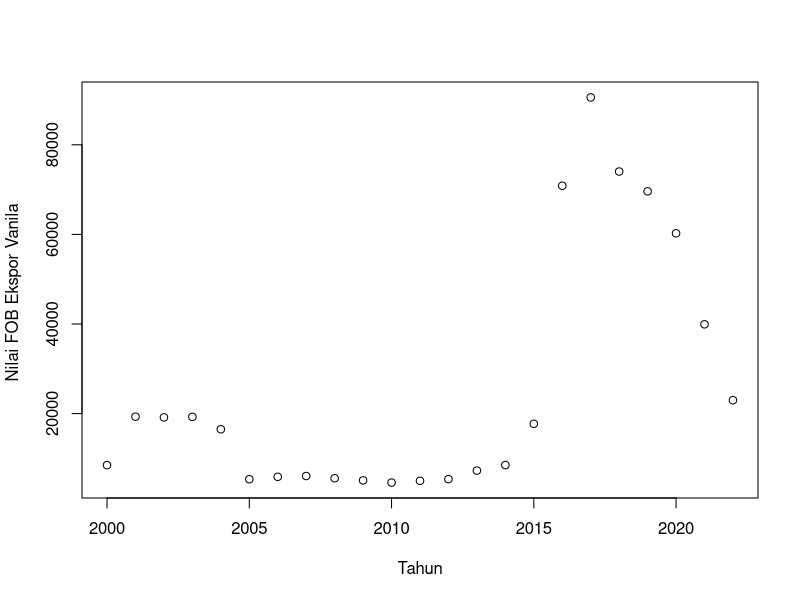
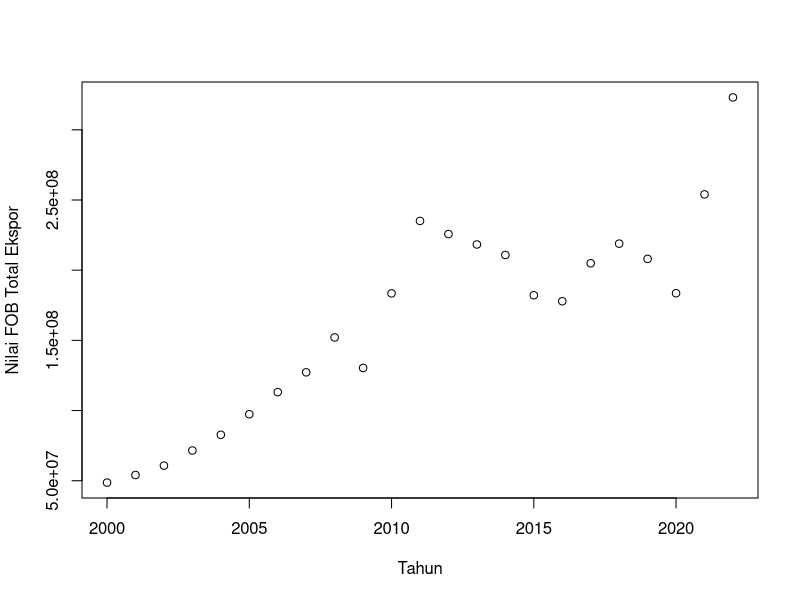
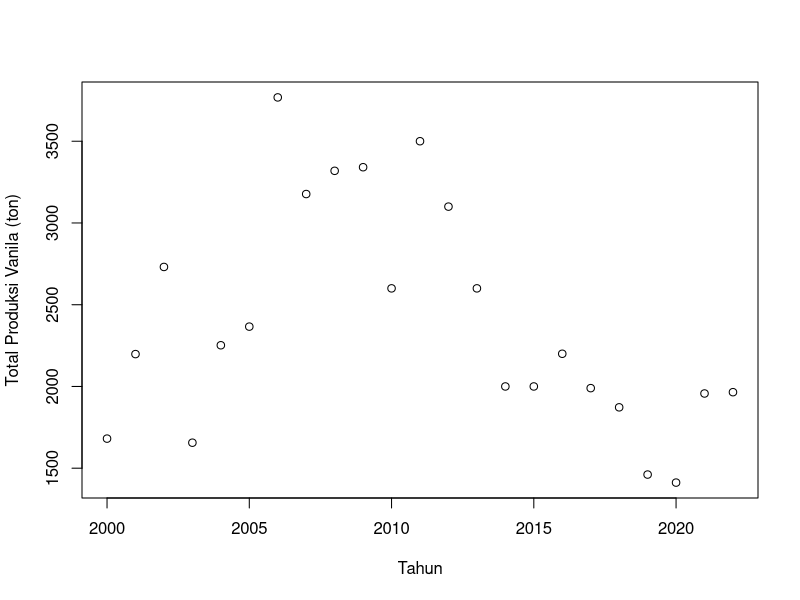
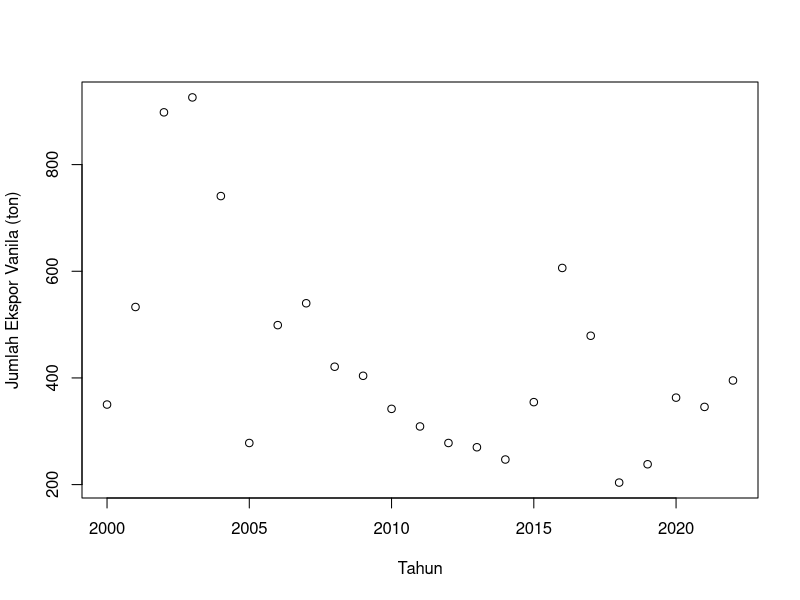
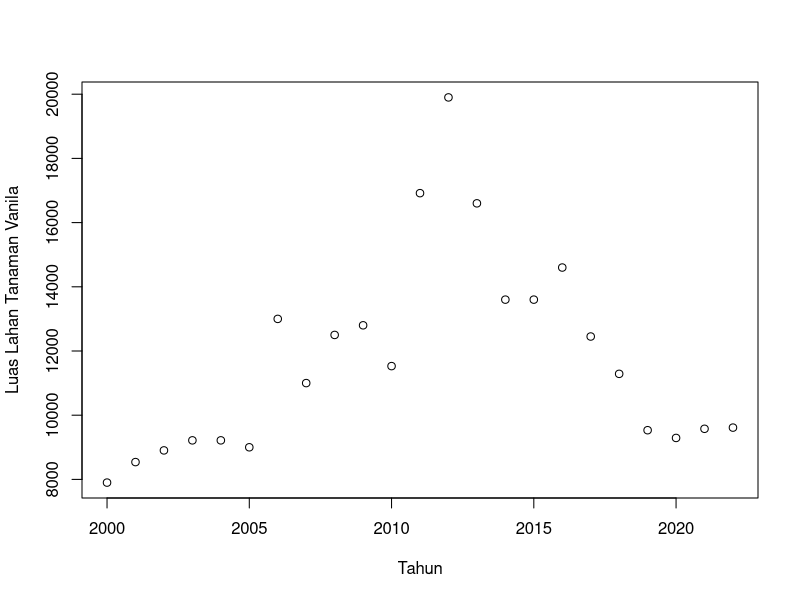
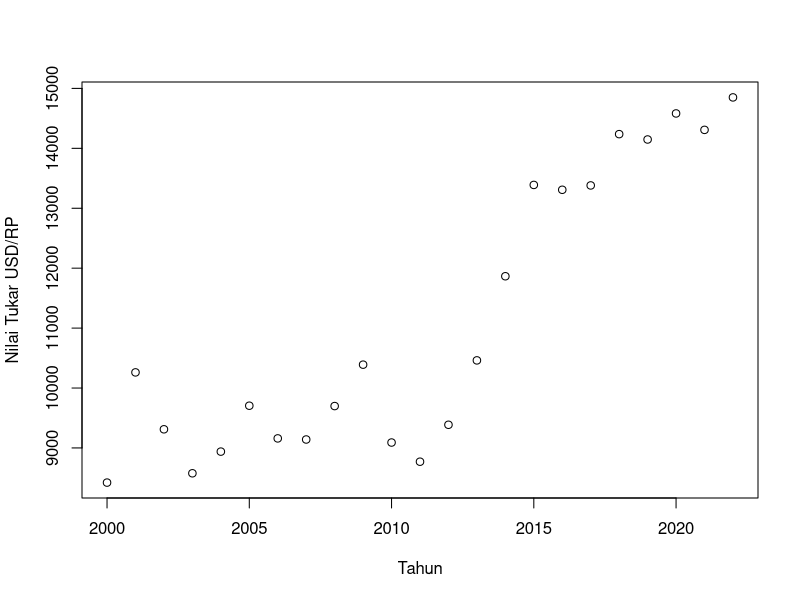
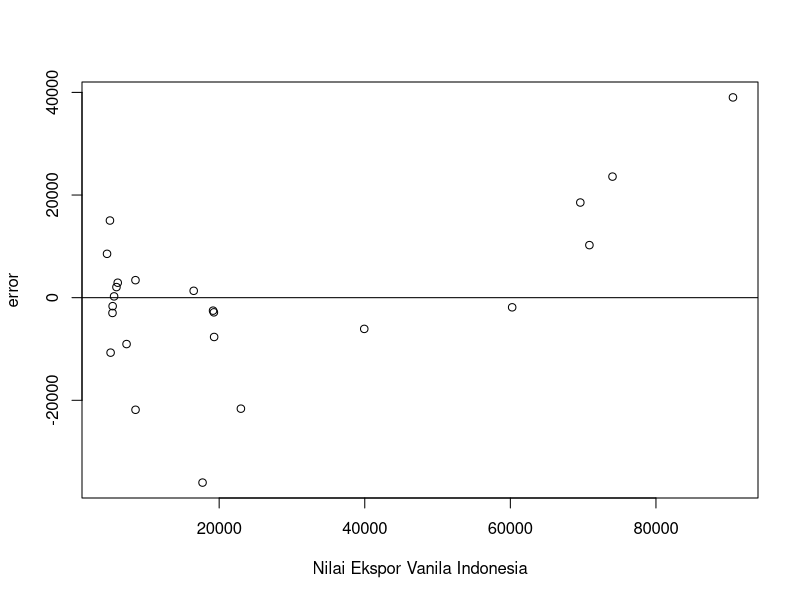
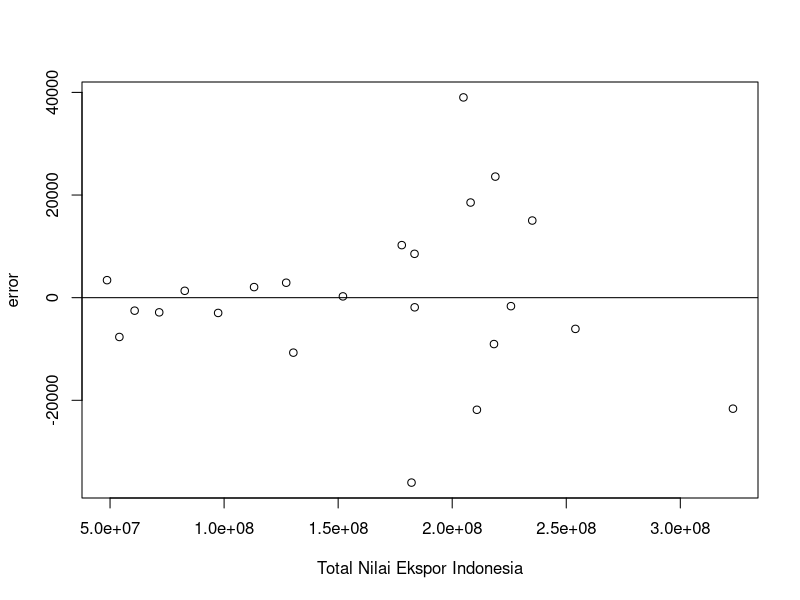

Write R code to recreate these figures, in order.
setwd("D:/METOPEL UAS/FIZRI METOPEL")
library(readxl)
library(tidyverse)
library(kableExtra)
read_excel("vanili2.xlsx")
dat <- read_excel("vanili2.xlsx")
kbl(dat) %>%
  kable_styling(bootstrap_options = c("striped", "hover", "condensed", "responsive"))

# regresi
reg1<-lm(ekspor~tot+prodt+xqty+lahan+kurs,data=dat)
summary(reg1)

# Plot 
plot(dat$tahun,dat$ekspor,xlab="Tahun",ylab="Nilai FOB Ekspor Vanila ")
plot(dat$tahun,dat$tot,xlab="Tahun",ylab="Nilai FOB Total Ekspor")
plot(dat$tahun,dat$prodt,xlab="Tahun",ylab="Total Produksi Vanila (ton)")
plot(dat$tahun,dat$xqty,xlab="Tahun",ylab="Jumlah Ekspor Vanila (ton)")
plot(dat$tahun,dat$lahan,xlab="Tahun",ylab="Luas Lahan Tanaman Vanila")
plot(dat$tahun,dat$kurs,xlab="Tahun",ylab="Nilai Tukar USD/RP")

# Plot Error

dat$m<-resid(reg1)
plot(dat$ekspor,dat$m,xlab="Nilai Ekspor Vanila Indonesia",ylab="error")
abline(h=0) # membuat garis horizontal di y=0

dat$m<-resid(reg1)
plot(dat$tot,dat$m,xlab="Total Nilai Ekspor Indonesia",ylab="error")
abline(h=0) # membuat garis horizontal di y=0

dat$m<-resid(reg1)
plot(dat$prodt,dat$m,xlab="Total Produksi Vanila (ton)",ylab="error")
abline(h=0) # membuat garis horizontal di y=0

dat$m<-resid(reg1)
plot(dat$xqty,dat$m,xlab="Total Ekspor Vanila (ton)",ylab="error")
abline(h=0) # membuat garis horizontal di y=0

dat$m<-resid(reg1)
plot(dat$lahan,dat$m,xlab="Luas Lahan Tanaman Vanila (ha)",ylab="error")
abline(h=0) # membuat garis horizontal di y=0

dat$m<-resid(reg1)
plot(dat$kurs,dat$m,xlab="Nilai Tukar USD/RP",ylab="error")
abline(h=0) # membuat garis horizontal di y=0
